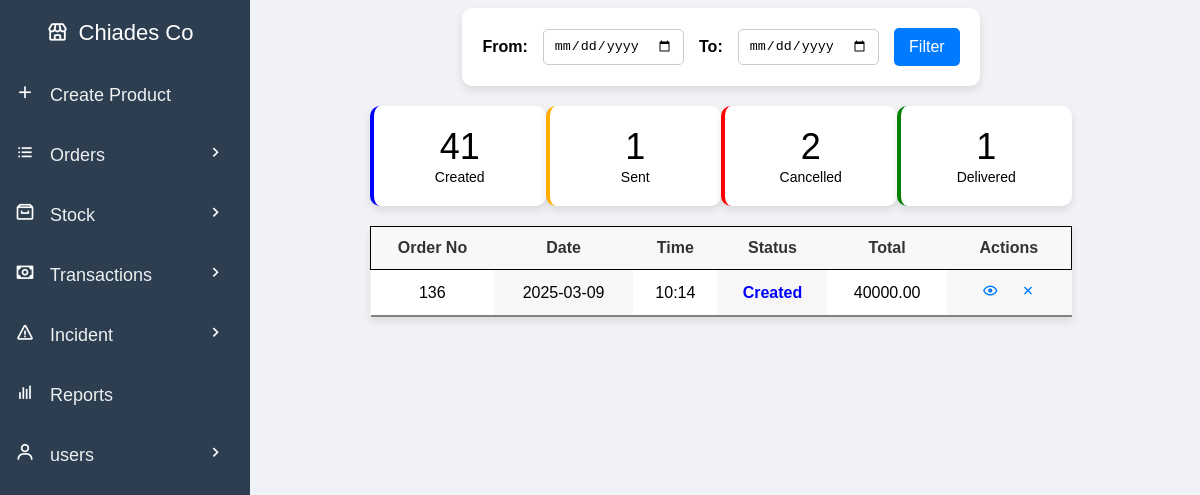
Page /orders.php (signed in) on the earlier database version.
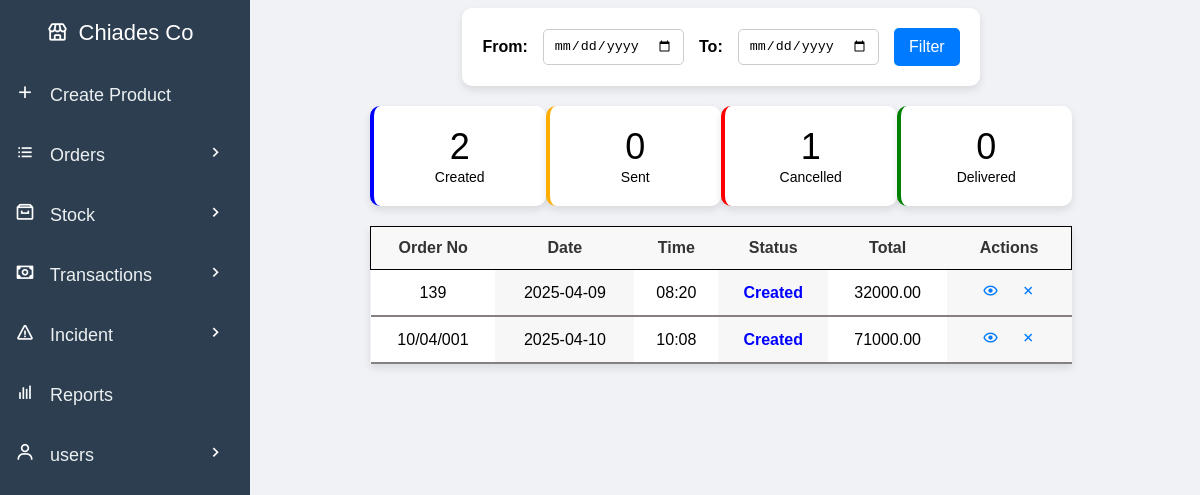
Same page on the later database version.
### tables this page shows
CREATE TABLE `orders` (
  `order_id` int(11) NOT NULL,
  `orderNo` varchar(255) DEFAULT NULL,
  `company_id` int(100) NOT NULL,
  `created_by` int(100) NOT NULL,
  `total` decimal(10,2) NOT NULL,
  `time` datetime DEFAULT current_timestamp(),
  `status` enum('created','sent','delivered','cancelled') DEFAULT 'created',
  `customer_name` varchar(255) NOT NULL,
  `profit` decimal(10,2) NOT NULL
);

### sidebar.php (called while the page is built, shortened)
<?php
    include('sidebars-function.php');
    $roles = $_SESSION['roles'];
    include_sidebar_by_role($roles);
?>

### orders.php (the view, shortened to what this page needs)
<?php
include('db_connection.php');
$whereClause = "";
if (isset($_POST['from_date']) && isset($_POST['to_date'])) {
    $from_date = $_POST['from_date'];
    $to_date = $_POST['to_date'];
    $whereClause = "AND time BETWEEN '$from_date' AND '$to_date' AND company_id = {$_SESSION['company_id']}";
} else {
    $whereClause = "AND company_id = {$_SESSION['company_id']}";
}
$queryStatusCounts = "
    SELECT status, COUNT(*) AS count
    FROM orders
    WHERE company_id = {$_SESSION['company_id']}
    $whereClause
    GROUP BY status";
$resultStatusCounts = mysqli_query($conn, $queryStatusCounts);
$orderCounts = [
    'created' => 0,
    'sent' => 0,
    'cancelled' => 0,
    'delivered' => 0
];
while ($row = mysqli_fetch_assoc($resultStatusCounts)) {
    $orderCounts[$row['status']] = $row['count'];
}
$queryOrders = "
    SELECT *
    FROM orders
    WHERE company_id = {$_SESSION['company_id']}
    AND order_id IN (
        SELECT MAX(order_id)
        FROM orders
        WHERE company_id = {$_SESSION['company_id']}
        GROUP BY orderNo
    )
    $whereClause";
$resultOrders = mysqli_query($conn, $queryOrders);
function determineOrderStatus($orderId, $conn) {
    $itemStatusQuery = "
        SELECT status, COUNT(*) AS count
        FROM order_items
        WHERE order_id = $orderId
        GROUP BY status
        ORDER BY count DESC";
    $itemStatusResult = mysqli_query($conn, $itemStatusQuery);
    if (mysqli_num_rows($itemStatusResult) == 1) {
        $singleStatusRow = mysqli_fetch_assoc($itemStatusResult);
        return $singleStatusRow['status'];
    } else {
        $row = mysqli_fetch_assoc($itemStatusResult);
        return $row['status'];
    }
}
?>
<!DOCTYPE html>
<html lang="en">
<head>
    <link rel="stylesheet" href="css/sidebar.css">
    <link rel="stylesheet" href="css/orders.css">
    <link href="https://unpkg.com/boxicons@2.0.7/css/boxicons.min.css" rel="stylesheet">
</head>
<?php include('sidebar.php'); ?>
<body>
    <div class="content">
        <div class="filter-container">
            <form method="POST" action="orders.php">
                <label for="from_date">From:</label>
                <input type="date" id="from_date" name="from_date" required>
                <label for="to_date">To:</label>
                <input type="date" id="to_date" name="to_date" required>
                <button type="submit" class="btn-filter">Filter</button>
            </form>
        </div>
        <div class="summary-tiles">
            <div class="tile created">
                <p><?php echo $orderCounts['created']; ?></p>
                <span>Created</span>
            </div>
            <div class="tile sent">
                <p><?php echo $orderCounts['sent']; ?></p>
                <span>Sent</span>
            </div>
            <div class="tile cancelled">
                <p><?php echo $orderCounts['cancelled']; ?></p>
                <span>Cancelled</span>
            </div>
            <div class="tile delivered">
                <p><?php echo $orderCounts['delivered']; ?></p>
                <span>Delivered</span>
            </div>
        </div>
        <table class="orders-table">
            <thead>
                <tr>
                    <th>Order No</th>
                    <th>Date</th>
                    <th>Time</th>
                    <th>Status</th>
                    <th>Total</th>
                    <th>Actions</th>
                </tr>
            </thead>
            <tbody>
            <?php
                if (mysqli_num_rows($resultOrders) > 0) {
                    while ($row = mysqli_fetch_assoc($resultOrders)) {
                        $orderStatus = determineOrderStatus($row['order_id'], $conn);
                        $time = date("H:i", strtotime($row['time']));
                        $date = date("Y-m-d", strtotime($row['time']));
                        echo "<tr>";
                        echo "<td>" . ($row['orderNo'] ?? $row['order_id']) . "</td>";
                        echo "<td>" . $date . "</td>";
                        echo "<td>" . $time . "</td>";
                        echo "<td class='" . $orderStatus . "'>" . ucfirst($orderStatus) . "</td>";
                        echo "<td>" . $row['total'] . "</td>";
                        echo "<td>
                                <a href='view-order.php?order_id=" . $row['order_id'] . "' class='action-icon view'>
                                    <i class='bx bx-show'></i>
                                </a>
                                <a href='cancel-order.php?order_id=" . $row['order_id'] . "' class='action-icon delete'>
                                    <i class='bx bx-x'></i>
                                </a>
                            </td>";
                        echo "</tr>";
                    }
                } else {
                    echo "<tr><td colspan='6'>No orders found</td></tr>";
                }
            ?>
            </tbody>
        </table>
    </div>
</body>
</html>

### sidebars-function.php
<?php
    function include_sidebar_by_role($roles) {
        if ($roles['company_owner'] === 'yes') {
            include('sidebars/company_owner-sidebar.php');
        } elseif ($roles['admin'] === 'yes') {
            include('sidebars/company_owner-sidebar.php');
        } elseif ($roles['cashier'] === 'yes') {
            include('sidebars/cashier-sidebar.php');
        } elseif ($roles['store_keeper'] === 'yes') {
            include('sidebars/store_keeper-sidebar.php');
        } elseif ($roles['delivery_man'] === 'yes') {
            include('sidebars/delivery_man-sidebar.php');
        } else {
            include('sidebars/default-sidebar.php');
        }
    }
?>

### sidebars/company_owner-sidebar.php (shortened to what this page needs)
<link rel="stylesheet" href="css/sidebar.css">
<link href='https://unpkg.com/boxicons@2.1.1/css/boxicons.min.css' rel='stylesheet'>
<div class="sidebar">
    <div class="logo-details">
        <a href=""> <i class='bx bx-store'></i> </a>
        <span class="logo_name">Chiades Co</span>
    </div>
    <ul>
        <li><a href="create.php"><i class="bx bx-plus"></i> Create Product</a></li>
        <li class="dropdown"><a href="#"><i class="bx bx-list-ul"></i> Orders <i class="bx bx-chevron-right" id="d-arrow"></i></a>
        </li>
        <li class="dropdown"><a href="#"><i class="bx bx-archive"></i> Stock <i class="bx bx-chevron-right" id="d-arrow"></i></a>
        </li>
        <li class="dropdown"><a href="#"><i class="bx bx-money"></i> Transactions <i class="bx bx-chevron-right" id="d-arrow"></i></a>
        </li>
        <li class="dropdown"><a href="#"><i class="bx bx-error"></i> Incident <i class="bx bx-chevron-right" id="d-arrow"></i></a>
        </li>
        <li><a href="reports.php"><i class="bx bx-bar-chart"></i> Reports</a></li>
        <li class="dropdown"><a href="#"><i class="bx bx-user"></i> users <i class="bx bx-chevron-right" id="d-arrow"></i></a>
        </li>
    </ul>
</div>

### css/sidebar.css (style rules this page uses)
.sidebar { width: 250px; height: 100vh; background-color: #2c3e50; position: fixed; top: 0; left: 0; padding-top: 20px; }
.sidebar .logo-details { display: flex; justify-content: center; align-items: center; }
.sidebar .logo-details span { font-size: 22px; color: white; margin-right: 10px; }
.sidebar .logo-details a i { font-size: 22px; color: white; margin-right: 10px; }
.sidebar .logo_name { color: white; font-size: 24px; }
.sidebar ul { list-style-type: none; padding: 0; }
.sidebar ul li { padding: 15px; text-align: left; }
.sidebar ul li a { text-decoration: none; color: #ecf0f1; display: block; font-size: 18px; }
.sidebar ul li a i { margin-right: 10px; font-size: 20px; }
.sidebar li i { min-width: 20px; text-align: center; line-height: 30px; color: white; font-size: 25px; cursor: pointer; transition: all 0.3s ease; }
#d-arrow { float: right; }

### css/orders.css (style rules this page uses)
body { font-family: Arial, sans-serif; margin-left: 250px; background-color: #f4f4f4; }
.content { padding: 0 120px; }
.orders-table { width: 100%; border-collapse: collapse; box-shadow: 0 4px 8px rgba(0, 0, 0, 0.1); }
.orders-table th, .orders-table td { padding: 12px; text-align: center; }
.orders-table thead { background-color: #f8f8f8; border: 1px solid black; }
.orders-table th { font-weight: bold; color: #333; }
.orders-table tr:nth-child(even) { background-color: #f9f9f9; }
.orders-table tbody tr { transition: background-color 0.3s; border-bottom: 2px solid rgb(134, 128, 128); }
.orders-table td:nth-child(odd) { background-color: #ffffff; }
.orders-table td:nth-child(even) { background-color: #f7f7f7; }
.action-icon { margin: 0 8px; color: #007bff; cursor: pointer; text-decoration: none; font-size: 17px; }
.orders-table th, .orders-table td { border: none; }
.orders-table .created { color: blue; font-weight: bold; }
.filter-container { display: flex; justify-content: center; margin-bottom: 20px; }
.filter-container form { display: flex; align-items: center; gap: 15px; background-color: #fff; padding: 20px; border-radius: 10px; box-shadow: 0 4px 8px rgba(0, 0, 0, 0.1); }
.filter-container label { font-weight: bold; }
input[type="date"] { padding: 8px 10px; border: 1px solid #ccc; border-radius: 5px; }
.btn-filter { display: flex; align-items: center; background-color: #007bff; color: white; padding: 10px 15px; border: none; border-radius: 5px; cursor: pointer; font-size: 16px; }
.summary-tiles { display: flex; justify-content: space-between; margin-bottom: 20px; }
.tile { background-color: white; padding: 20px; border-radius: 10px; box-shadow: 0 4px 8px rgba(0, 0, 0, 0.1); text-align: center; width: 30%; }
.tile p { font-size: 36px; margin: 0; }
.tile span { font-size: 14px; }
.created { border-left: 4px solid blue; }
.sent { border-left: 4px solid rgb(255, 174, 0); }
.cancelled { border-left: 4px solid red; }
.delivered { border-left: 4px solid green; }
body { font-family: Arial, sans-serif; background-color: #f0f2f5; }

Differences in the rows shown:
removed orders: order_id "136", time "2025-03-09", time "10:14", orderStatus "Created", total "40000.00"
added orders: order_id "139", time "2025-04-09", time "08:20", orderStatus "Created", total "32000.00"
added orders: orderNo "10/04/001", time "2025-04-10", time "10:08", orderStatus "Created", total "71000.00"
Other differences:
$orderCounts['created']: "41" → "2"
$orderCounts['sent']: "1" → "0"
$orderCounts['cancelled']: "2" → "1"
$orderCounts['delivered']: "1" → "0"
